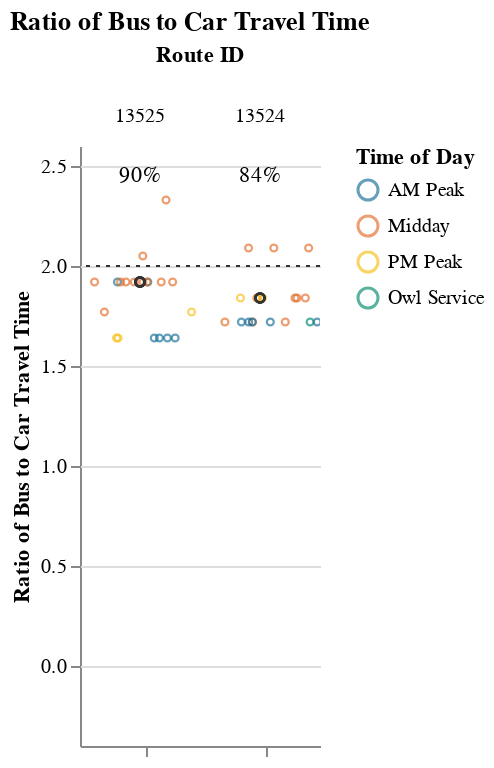
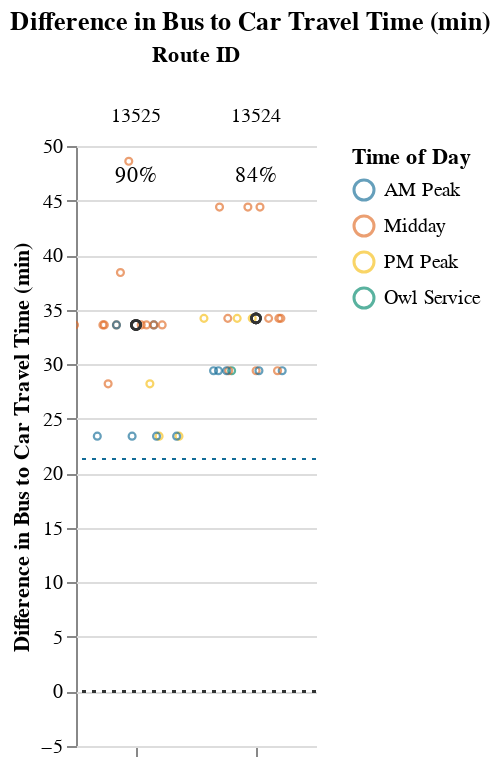

Source (notebook cell) for these figures, in order:
### Markdown cell above
### Medium Routes (1-1.5 hrs)

### Code cell
route_group = "medium"
try:
    subset_routes, mult, diff  = setup_charts(df, PCT_COMPETITIVE_THRESHOLD, route_group)
    if len(subset_routes) > 0:
        display(
            Markdown(
                f"{CAPTIONS_DICT[route_group]}"
                "Within each route group, routes are sorted in descending order "
                "by % competitive trips and # trips below the additional time cut-off."
            )
        )

        display(mult)
        display(diff)
except:
    print("No routes meet this criteria.")
